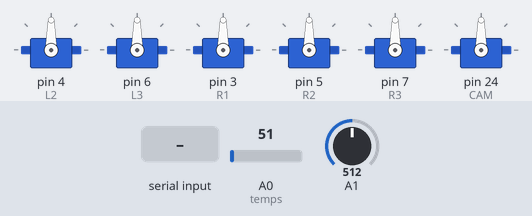
Bench run of a sketch on a simulated Arduino Mega 2560, built with avr-gcc and run on an emulated ATmega2560. On the bench: 6 × servo. The test bench sets the inputs (shaded band); at power-on: A0 (temps) = 51, A1 = 512.

Above: at 1.2 s.
1.3 s: "U" received over the second serial link
At 2.5 s:
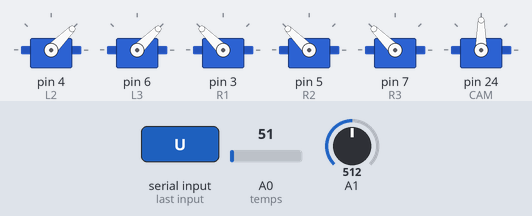
2.8 s: "b" received over the second serial link
At 3.8 s:
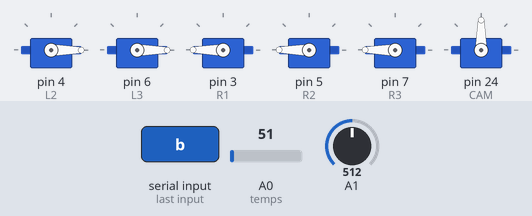
4.3 s: "D" received over the second serial link
At 4.9 s:
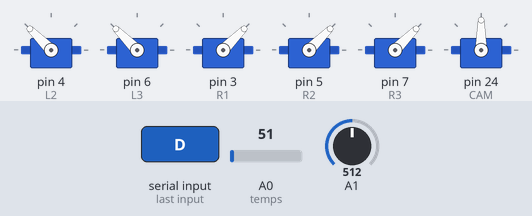
5.8 s: "c" received over the second serial link
At 7.0 s:
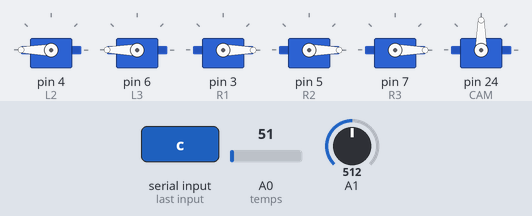
7.3 s: "L" received over the second serial link
At 8.4 s:
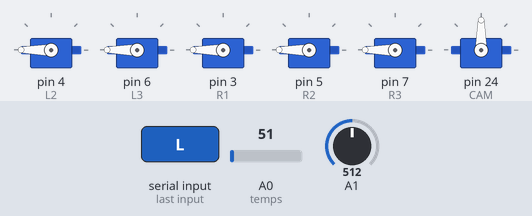
8.8 s: "R" received over the second serial link
At 9.5 s:
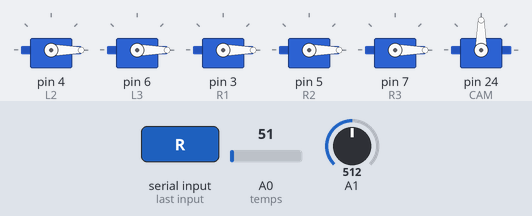
Timing chart, 0 to 11.3 s (numbered marks = the images above; inputs shaded):
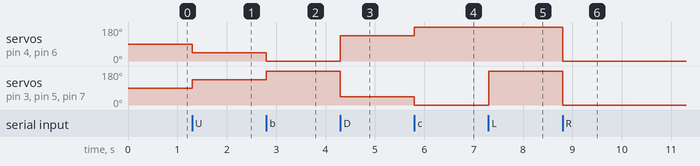

Measured:
- after the input at 1.3 s, servo on pin 4 (L2), servo on pin 6 (L3): 90° → 45° at once; servo on pin 3 (R1), servo on pin 5 (R2), servo on pin 7 (R3): 90° → 135° at once
- after the input at 2.8 s, servo on pin 4 (L2), servo on pin 6 (L3): 45° → 0° at once; servo on pin 3 (R1), servo on pin 5 (R2), servo on pin 7 (R3): 135° → 180° at once
- after the input at 4.3 s, servo on pin 4 (L2), servo on pin 6 (L3): 0° → 135° at once; servo on pin 3 (R1), servo on pin 5 (R2), servo on pin 7 (R3): 180° → 45° at once
- after the input at 5.8 s, servo on pin 4 (L2), servo on pin 6 (L3): 135° → 180° at once; servo on pin 3 (R1), servo on pin 5 (R2), servo on pin 7 (R3): 45° → 0° at once
- after the input at 7.3 s, servo on pin 3 (R1), servo on pin 5 (R2), servo on pin 7 (R3): 0° → 180° at once
- after the input at 8.8 s, servo on pin 4 (L2), servo on pin 6 (L3), servo on pin 3 (R1), servo on pin 5 (R2), servo on pin 7 (R3): 180° → 0° at once

The sketch:

mp_rair.ino
```cpp
#include <Servo.h>
//#include <SoftwareSerial.h>
#include <TinyGPS.h>


Servo L1;
Servo L2;
Servo L3;

Servo R1;
Servo R2;
Servo R3;
Servo CAM;

  int L1restpos = 96;
  int L2restpos = 95;
  int L3restpos = 87;

  int R1restpos = 93;
  int R2restpos = 92;
  int R3restpos = 93;

TinyGPS gpss;

  int temps = 0;
  int temp;

  int mdetect;

  int gpsspeed;
  int gpscoord;
  //String[] Coords = ;

  void setup()
{
  Serial.begin(9600);
  Serial1.begin(9600);
  //GPS.begin(9600);


  L2.attach(4);
  L3.attach(6);

  R1.attach(3);
  R2.attach(5);
  R3.attach(7);


  CAM.attach(24);


}

void loop()
{


//READ AND SEND TEMPERATURE DATA TO COMPUTER
temp = analogRead(temps);
temp = (5.0 * temp * 100.0)/1024.0;
//Serial.println();
//Serial.println("$temp$" + temp);
 //Serial.println((byte)temp);


//READ FROM GPS
gpsspeed = gpss.f_speed_kmph();
//Serial.write("speed%" + gpsspeed);


//METAL DETECTION
mdetect = analogRead(1);

if(mdetect>1000)
{

  //gpscoord = GPS.read();
//exapmple coord 43.817297,18.301398

//  coords =
Serial.println("$Mine detected at 43.817297,18.301398");
 // Serial.println("Mine Detected!");
//  Serial.print(GPS.read());

}


//CONNECTION TEST FROM PC
char serialtest;
serialtest = Serial.read();
if(serialtest == '0')
{
  digitalWrite(12, HIGH);
  delay(1000);
  digitalWrite(12, LOW);
}
      digitalWrite(13, HIGH);

//IR LEDS
char serialir;
serialir = Serial.read();
if(serialir=='i')
{


}

//MOTOR CONTROL

/*MOTOR CHARS:

FORWARD = 'W'
FORWARD FULLPOWER = 'U'
BACKWARD = 'S'
BACKWARD FULLPOWER = 'J'
LEFT = 'A'
LEFT FULLPOWER = 'H'
RIGHT  = 'D'
RIGHT FULLPOWER = 'K'

FORWARD + LEFT = 'Q'
FORWARD + RIGHT = 'E'

BACKWARD + LEFT = 'Z'
BACKWARD + RIGHT = 'C'

*/
char serialmotor;
serialmotor = Serial1.read();

//FORWARD
//Serial.println("FORWARD " + Serial.read());
if(serialmotor == 'U'){

  L1.write(45);
  L2.write(45);
  L3.write(45);
  R1.write(135);
  R2.write(135);
  R3.write(135);

}
//FORWARD FULLPOWER
if(serialmotor == 'b'){
  L1.write(0);
  L2.write(0);
  L3.write(0);
  R1.write(180);
  R2.write(180);
  R3.write(180);
}
//BACKWARD
if(serialmotor == 'D'){
  L1.write(135);
  L2.write(135);
  L3.write(135);
  R1.write(45);
  R2.write(45);
  R3.write(45);
}
//BACKWARD FULLPOWER
if(serialmotor == 'c'){
  L1.write(180);
  L2.write(180);
  L3.write(180);
  R1.write(0);
  R2.write(0);
  R3.write(0);
}

//LEFT FULLPOWER
if(serialmotor == 'L'){
  L1.write(180);
  L2.write(180);
  L3.write(180);
  R1.write(180);
  R2.write(180);
  R3.write(180);
}

//RIGHT FULLPOWER
if(serialmotor == 'R'){
  L1.write(0);
  L2.write(0);
  L3.write(0);
  R1.write(0);
  R2.write(0);
  R3.write(0);
}
//FORWARD + LEFT
if(serialmotor == 'a'){
  L1.write(45);
  L2.write(45);
  L3.write(45);
  R1.write(180);
  R2.write(180);
  R3.write(180);
}
//FORWARD + RIGHT
if(serialmotor == 'e'){
  L1.write(0);
  L2.write(0);
  L3.write(0);
  R1.write(135);
  R2.write(135);
  R3.write(135);
}
//BACKWARD + LEFT
if(serialmotor == 'd'){
  L1.write(135);
  L2.write(135);
  L3.write(135);
  R1.write(0);
  R2.write(0);
  R3.write(0);
}
//BACKWARD + RIGHT
if(serialmotor == 'h'){
  L1.write(180);
  L2.write(180);
  L3.write(180);
  R1.write(45);
  R2.write(45);
  R3.write(45);
}
//STOP
if(serialmotor == 'C'){
  L1.write(L1restpos);
  L2.write(L2restpos);
  L3.write(L3restpos);
  R1.write(R1restpos);
  R2.write(R2restpos);
  R3.write(R3restpos);
}


}
```
